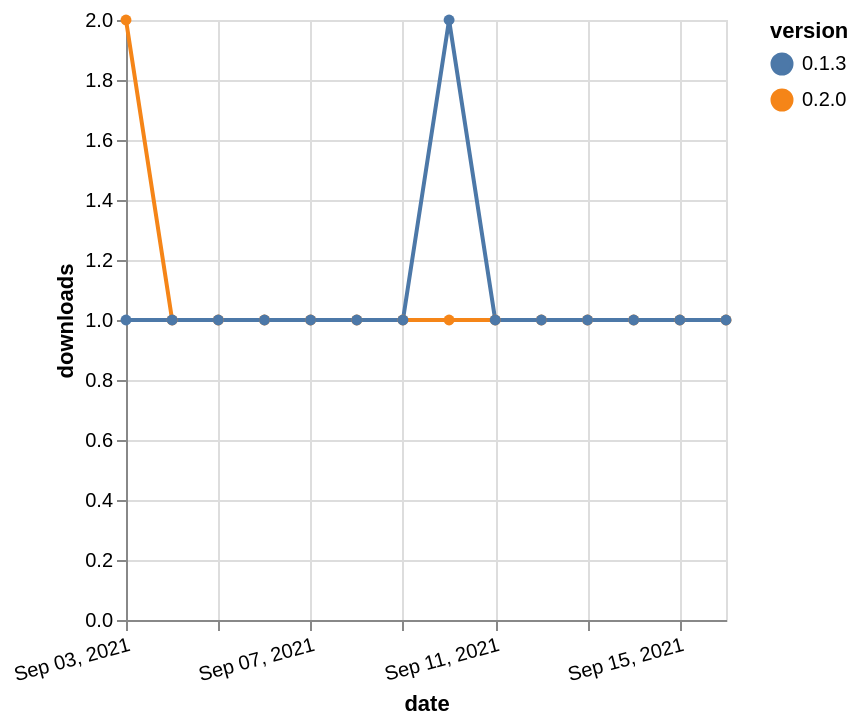

Vega-Lite specification for this chart:
### Vega-Lite specification from a JSON file in a GitHub repository (floating-point values rounded to 4 significant figures)
{"$schema": "https://vega.github.io/schema/vega-lite/v5.json", "description": "A simple bar chart with embedded data.", "data": {"values": [{"date": "2021-09-03", "total": 115, "delta": 2, "version": "0.2.0"}, {"date": "2021-09-04", "total": 116, "delta": 1, "version": "0.2.0"}, {"date": "2021-09-05", "total": 117, "delta": 1, "version": "0.2.0"}, {"date": "2021-09-06", "total": 118, "delta": 1, "version": "0.2.0"}, {"date": "2021-09-07", "total": 119, "delta": 1, "version": "0.2.0"}, {"date": "2021-09-08", "total": 120, "delta": 1, "version": "0.2.0"}, {"date": "2021-09-09", "total": 121, "delta": 1, "version": "0.2.0"}, {"date": "2021-09-10", "total": 122, "delta": 1, "version": "0.2.0"}, {"date": "2021-09-11", "total": 123, "delta": 1, "version": "0.2.0"}, {"date": "2021-09-12", "total": 124, "delta": 1, "version": "0.2.0"}, {"date": "2021-09-13", "total": 125, "delta": 1, "version": "0.2.0"}, {"date": "2021-09-14", "total": 126, "delta": 1, "version": "0.2.0"}, {"date": "2021-09-15", "total": 127, "delta": 1, "version": "0.2.0"}, {"date": "2021-09-16", "total": 128, "delta": 1, "version": "0.2.0"}, {"date": "2021-09-03", "total": 120, "delta": 1, "version": "0.1.3"}, {"date": "2021-09-04", "total": 121, "delta": 1, "version": "0.1.3"}, {"date": "2021-09-05", "total": 122, "delta": 1, "version": "0.1.3"}, {"date": "2021-09-06", "total": 123, "delta": 1, "version": "0.1.3"}, {"date": "2021-09-07", "total": 124, "delta": 1, "version": "0.1.3"}, {"date": "2021-09-08", "total": 125, "delta": 1, "version": "0.1.3"}, {"date": "2021-09-09", "total": 126, "delta": 1, "version": "0.1.3"}, {"date": "2021-09-10", "total": 128, "delta": 2, "version": "0.1.3"}, {"date": "2021-09-11", "total": 129, "delta": 1, "version": "0.1.3"}, {"date": "2021-09-12", "total": 130, "delta": 1, "version": "0.1.3"}, {"date": "2021-09-13", "total": 131, "delta": 1, "version": "0.1.3"}, {"date": "2021-09-14", "total": 132, "delta": 1, "version": "0.1.3"}, {"date": "2021-09-15", "total": 133, "delta": 1, "version": "0.1.3"}, {"date": "2021-09-16", "total": 134, "delta": 1, "version": "0.1.3"}]}, "width": "container", "mark": {"type": "line", "point": {"filled": true}}, "encoding": {"x": {"field": "date", "type": "temporal", "timeUnit": "yearmonthdate", "title": "date", "axis": {"labelAngle": -15}}, "y": {"field": "delta", "type": "quantitative", "title": "downloads"}, "color": {"field": "version", "type": "nominal"}, "tooltip": {"field": "delta"}}}
